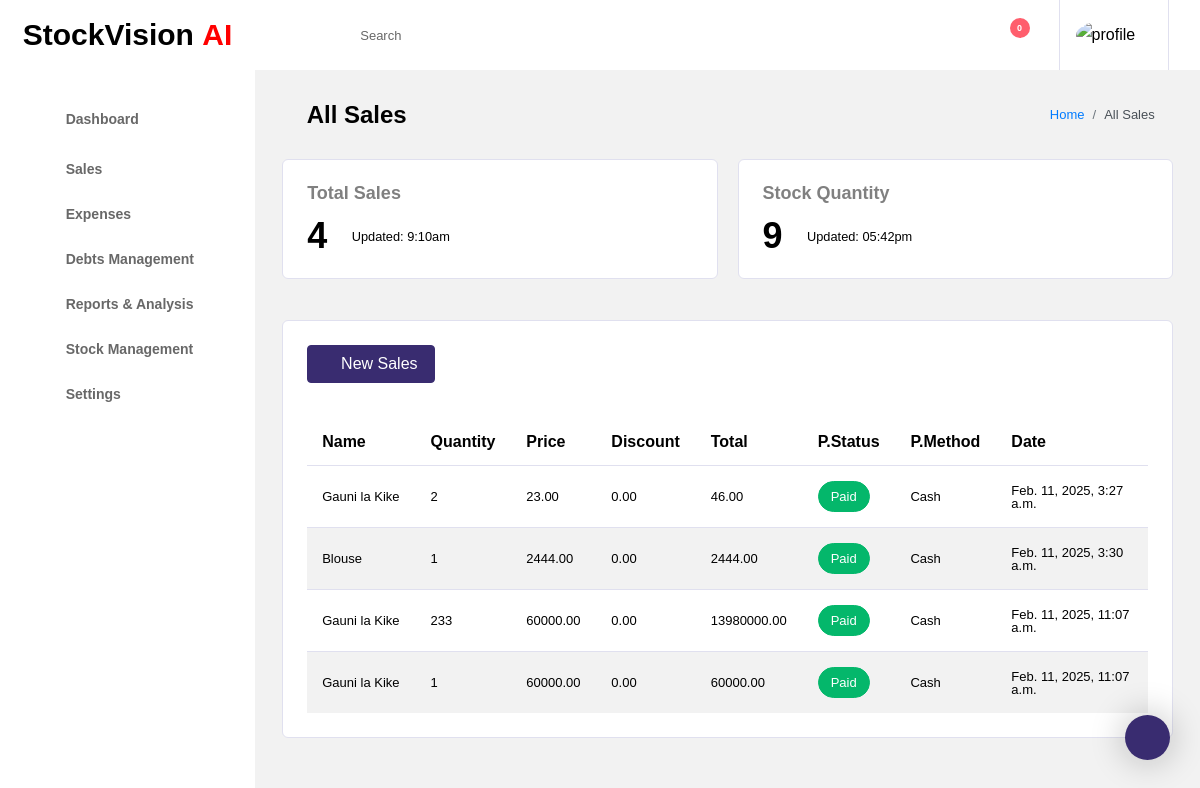
/all_sales/, run on an earlier commit of the app's database.
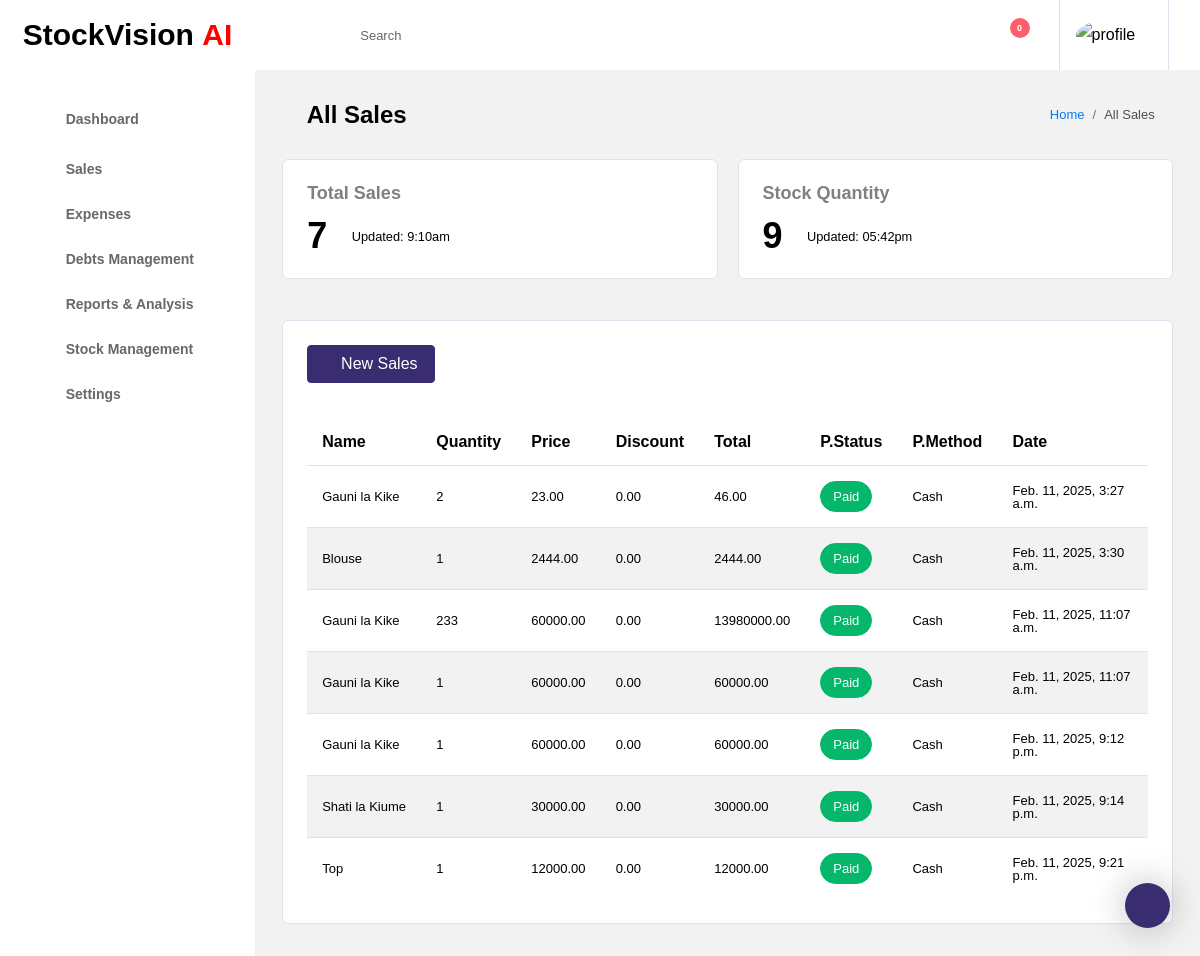
And on a later commit of the database.
### sales/models.py (models this page shows, shortened)
class NewSale(models.Model):
    PAYMENT_METHODS = [
        ('Cash', 'Cash'),
        ('Card', 'Card'),
        ('Mobile Money', 'Mobile Money'),
        ('Bank Transfer', 'Bank Transfer'),
    ]
    customer = models.CharField(max_length=50, null=True, blank=True)
    product = models.ForeignKey(Product, on_delete=models.CASCADE)
    quantity = models.PositiveIntegerField()
    price = models.DecimalField(max_digits=10, decimal_places=2)
    discount = models.DecimalField(max_digits=10, decimal_places=2, default=0)
    total_amount = models.DecimalField(max_digits=10, decimal_places=2, editable=False)
    payment_status = models.CharField(
        max_length=50,
        choices=[('Paid', 'Paid'), ('Pending', 'Pending')],
        default='Paid'
    )
    payment_method = models.CharField(
        max_length=50,
        choices=PAYMENT_METHODS,
        default='Cash'
    )
    date = models.DateTimeField(auto_now_add=True)

### inventory/models.py (models this page shows, shortened)
class Product(models.Model):
    product_id = models.CharField(max_length=255)
    product_name = models.CharField(max_length=255)
    category = models.ForeignKey(Category, on_delete=models.CASCADE)
    description = models.TextField(blank=True, null=True)
    buying_price = models.DecimalField(max_digits=10, decimal_places=2)
    selling_price = models.DecimalField(max_digits=10, decimal_places=2)
    stock_quantity = models.PositiveIntegerField(default=1)
    max_stock = models.PositiveIntegerField(default=100)
    created_at = models.DateTimeField(auto_now_add=True)
    updated_at = models.DateTimeField(auto_now=True)
    supplier = models.CharField(max_length=255,blank=True)
    def __str__(self):
        return self.product_name

### sales/views.py (the view)
# urls.py: path('all_sales/', sales_list, name='all_sales'),
def sales_list(request):
    sales = NewSale.objects.all()
    total_sales =  NewSale.objects.all().count()
    products = Product.objects.all()
    products_list = Product.objects.all().count()
    total_sales =  NewSale.objects.all().count()
    context = {
        "sales": sales,
        "products_list": products_list,
        "total_sales": total_sales,
        }
    return render(request, 'sales/index.html', context)

### templates/sales/index.html (shortened to what the changed rows need)
{% extends 'base.html' %} {% block content %} {% include 'include/header.html'%}
<div class="main-panel">
  <div class="content-wrapper">
    <div class="row">
      <div class="col-md-6 grid-margin">
        <div class="card">
          <div class="card-body">
            <div class="d-flex justify-content-between align-items-center">
              <div class="d-inline-block pt-3">
                <div class="d-md-flex">
                  <h2 class="mb-0">{{total_sales}}</h2>
                  <div class="d-flex align-items-center ml-md-2 mt-2 mt-md-0">
                    <i class="far fa-clock text-muted"></i>
                    <small class="ml-1 mb-0">Updated: 9:10am</small>
                  </div>
                </div>
              </div>
            </div>
          </div>
        </div>
      </div>
      <div class="col-md-6 grid-margin">
        <div class="card">
          <div class="card-body">
            <div class="d-flex justify-content-between align-items-center">
              <div class="d-inline-block pt-3">
                <div class="d-md-flex">
                  <h2 class="mb-0">{{products_list}}</h2>
                </div>
              </div>
            </div>
          </div>
        </div>
      </div>
    </div>
      <div class="row">
        <div class="col-lg-12 grid-margin stretch-card">
          <div class="card">
            <div class="card-body">
              <div class="table-responsive">
                <table id="order-listing" class="table">
                  <thead>
                    <tr>
                       <th>Name</th>
                      <th>Quantity</th>
                      <th>Price</th>
                      <th>Discount</th>
                      <th>Total</th>
                      <th>P.Status</th>
                      <th>P.Method</th>
                      <th>Date</th>
                    </tr>
                  </thead>
                  <tbody>
                    {% for sale in sales %}
                    <tr>
                      <td>{{ sale.product }}</td>
                      <td>{{ sale.quantity}}</td>
                      <td>{{ sale.price }}</td>
                      <td>{{ sale.discount }}</td>
                      <td>{{ sale.total_amount }}</td>
                      <td>
                        {% if sale.payment_status == "Paid" %}
                            <span class="badge badge-success badge-pill">Paid</span>
                        {% else %}
                            <span class="badge badge-danger badge-pill">Not Paid</span>
                        {% endif %}
                    </td>
                      <td>{{ sale.payment_method }}</td>
                      <td>{{ sale.date }}</td>
                    </tr>
                    {% empty %}
                    <tr>
                      <td colspan="9">No products available.</td>
                    </tr>
                    {% endfor %}
                  </tbody>
                </table>
              </div>
            </div>
          </div>
        </div>
      </div>
    </div>
    {% endblock %}

What changed in the data, as far as the page shows it:
added NewSale: product "Gauni la Kike", quantity "1", price "60000.00", discount "0.00", total_amount "60000.00", payment_status "Paid", payment_method "Cash", date "Feb. 11, 2025, 9:12 p.m."
added NewSale: product "Shati la Kiume", quantity "1", price "30000.00", discount "0.00", total_amount "30000.00", payment_status "Paid", payment_method "Cash", date "Feb. 11, 2025, 9:14 p.m."
added NewSale: product "Top", quantity "1", price "12000.00", discount "0.00", total_amount "12000.00", payment_status "Paid", payment_method "Cash", date "Feb. 11, 2025, 9:21 p.m."
Also different on the page:
{{ total_sales }}: "4" → "7"
